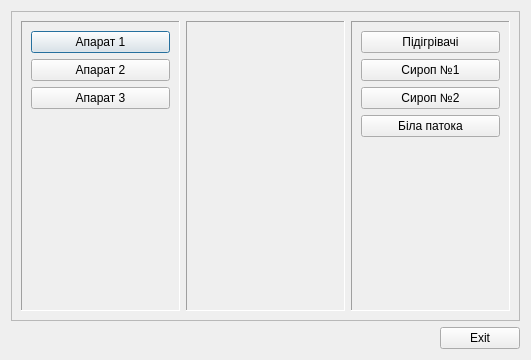
<?xml version="1.0" encoding="UTF-8"?>
<ui version="4.0">
 <class>History</class>
 <widget class="QDialog" name="History">
  <property name="geometry">
   <rect>
    <x>0</x>
    <y>0</y>
    <width>531</width>
    <height>360</height>
   </rect>
  </property>
  <property name="windowTitle">
   <string>Вибір графіків</string>
  </property>
  <layout class="QGridLayout" name="gridLayout">
   <item row="0" column="0" colspan="2">
    <widget class="QFrame" name="frame">
     <property name="frameShape">
      <enum>QFrame::StyledPanel</enum>
     </property>
     <property name="frameShadow">
      <enum>QFrame::Raised</enum>
     </property>
     <layout class="QHBoxLayout" name="horizontalLayout">
      <item>
       <widget class="QFrame" name="frame_Reg">
        <property name="frameShape">
         <enum>QFrame::Panel</enum>
        </property>
        <property name="frameShadow">
         <enum>QFrame::Sunken</enum>
        </property>
        <layout class="QVBoxLayout" name="verticalLayout">
         <item>
          <widget class="QPushButton" name="ap_10ap">
           <property name="text">
            <string>Апарат 1</string>
           </property>
          </widget>
         </item>
         <item>
          <widget class="QPushButton" name="ap_20ap">
           <property name="text">
            <string>Апарат 2</string>
           </property>
          </widget>
         </item>
         <item>
          <widget class="QPushButton" name="ap_30ap">
           <property name="text">
            <string>Апарат 3</string>
           </property>
          </widget>
         </item>
         <item>
          <spacer name="verticalSpacer">
           <property name="orientation">
            <enum>Qt::Vertical</enum>
           </property>
           <property name="sizeHint" stdset="0">
            <size>
             <width>20</width>
             <height>71</height>
            </size>
           </property>
          </spacer>
         </item>
        </layout>
       </widget>
      </item>
      <item>
       <widget class="QFrame" name="frame_Val">
        <property name="frameShape">
         <enum>QFrame::Panel</enum>
        </property>
        <property name="frameShadow">
         <enum>QFrame::Sunken</enum>
        </property>
        <layout class="QVBoxLayout" name="verticalLayout_2">
         <item>
          <spacer name="verticalSpacer_2">
           <property name="orientation">
            <enum>Qt::Vertical</enum>
           </property>
           <property name="sizeHint" stdset="0">
            <size>
             <width>20</width>
             <height>145</height>
            </size>
           </property>
          </spacer>
         </item>
        </layout>
       </widget>
      </item>
      <item>
       <widget class="QFrame" name="frame_Other">
        <property name="frameShape">
         <enum>QFrame::Panel</enum>
        </property>
        <property name="frameShadow">
         <enum>QFrame::Sunken</enum>
        </property>
        <layout class="QVBoxLayout" name="verticalLayout_3">
         <item>
          <widget class="QPushButton" name="trend0trend">
           <property name="text">
            <string>Підігрівачі</string>
           </property>
          </widget>
         </item>
         <item>
          <widget class="QPushButton" name="trend0sir1">
           <property name="text">
            <string>Сироп №1</string>
           </property>
          </widget>
         </item>
         <item>
          <widget class="QPushButton" name="trend0sir2">
           <property name="text">
            <string>Сироп №2</string>
           </property>
          </widget>
         </item>
         <item>
          <widget class="QPushButton" name="trend0whs">
           <property name="text">
            <string>Біла патока</string>
           </property>
          </widget>
         </item>
         <item>
          <spacer name="verticalSpacer_3">
           <property name="orientation">
            <enum>Qt::Vertical</enum>
           </property>
           <property name="sizeHint" stdset="0">
            <size>
             <width>20</width>
             <height>145</height>
            </size>
           </property>
          </spacer>
         </item>
        </layout>
       </widget>
      </item>
     </layout>
    </widget>
   </item>
   <item row="1" column="0">
    <spacer name="horizontalSpacer">
     <property name="orientation">
      <enum>Qt::Horizontal</enum>
     </property>
     <property name="sizeHint" stdset="0">
      <size>
       <width>294</width>
       <height>20</height>
      </size>
     </property>
    </spacer>
   </item>
   <item row="1" column="1">
    <widget class="QPushButton" name="Exit">
     <property name="text">
      <string>Exit</string>
     </property>
    </widget>
   </item>
  </layout>
 </widget>
 <resources/>
 <connections>
  <connection>
   <sender>Exit</sender>
   <signal>clicked()</signal>
   <receiver>History</receiver>
   <slot>reject()</slot>
   <hints>
    <hint type="sourcelabel">
     <x>353</x>
     <y>276</y>
    </hint>
    <hint type="destinationlabel">
     <x>199</x>
     <y>149</y>
    </hint>
   </hints>
  </connection>
 </connections>
</ui>
